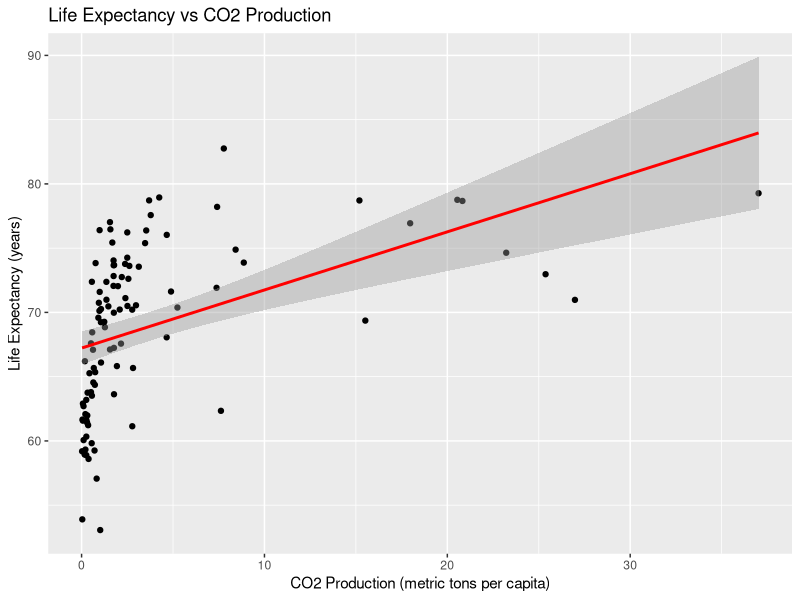
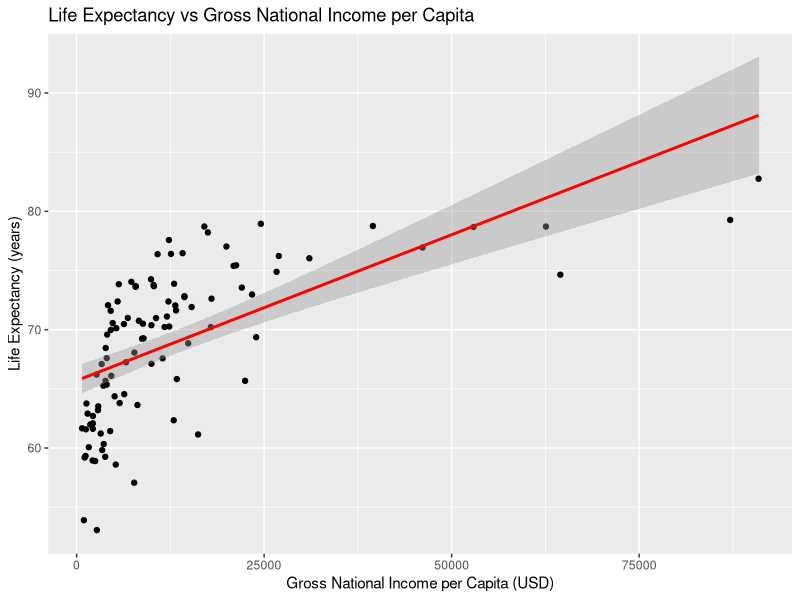
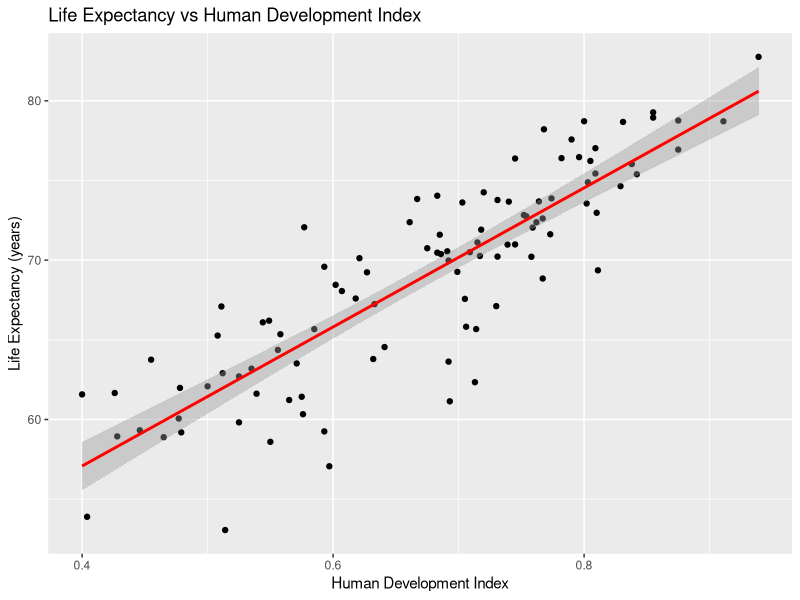

The R script that drew these images, in order:
## ---- chunk 1
# Load necessary libraries
library(ggplot2)
library(dplyr)
library(readr)

# Import the datasets
co2 <- read_csv("data/co2_production.csv")
gni <- read_csv("data/gross_national_income_per_capital.csv")
hdi <- read_csv("data/human_development_index.csv")
life_expectancy <- read_csv("data/life_expectancy_by_birth.csv")

# Explore the datasets
# str(co2)
# str(gni)
# str(hdi)
# str(life_expectancy)

# Merge the datasets on the common identifier (assuming "Country" and "Year" are the common columns)
merged_data <- life_expectancy %>%
  inner_join(co2, by = c("Country")) %>%
  inner_join(gni, by = c("Country")) %>%
  inner_join(hdi, by = c("Country"))

# Handle missing values (e.g., by removing rows with NA values)
clean_data <- na.omit(merged_data)

# Plot relationships
# Life Expectancy vs CO2 Production
ggplot(clean_data, aes(x = co2_prod_2021, y = le_2021)) +
  geom_point() +
  geom_smooth(method = "lm", col = "red") +
  labs(title = "Life Expectancy vs CO2 Production", x = "CO2 Production (metric tons per capita)", y = "Life Expectancy (years)")

# Life Expectancy vs Gross National Income per Capita
ggplot(clean_data, aes(x = gnipc_2021, y = le_2021)) +
  geom_point() +
  geom_smooth(method = "lm", col = "red") +
  labs(title = "Life Expectancy vs Gross National Income per Capita", x = "Gross National Income per Capita (USD)", y = "Life Expectancy (years)")

# Life Expectancy vs Human Development Index
ggplot(clean_data, aes(x = hdi_2021, y = le_2021)) +
  geom_point() +
  geom_smooth(method = "lm", col = "red") +
  labs(title = "Life Expectancy vs Human Development Index", x = "Human Development Index", y = "Life Expectancy (years)")

# Display the plots
# dev.off()


